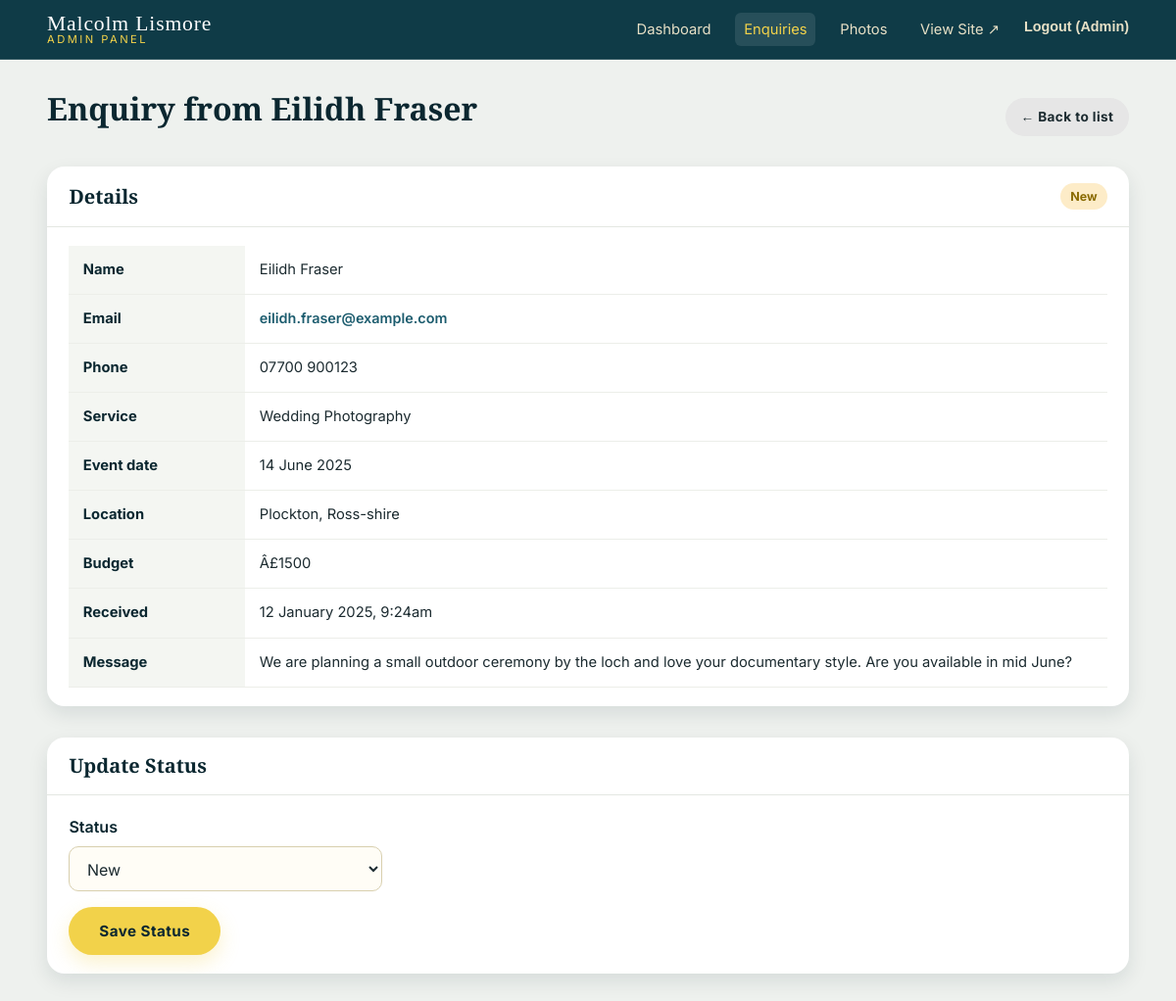
The app's page /admin/enquiry-view.php?id=1 (signed in) with its own data.
### tables this page shows
CREATE TABLE IF NOT EXISTS enquiries (
  enquiry_id    INT AUTO_INCREMENT PRIMARY KEY,
  name          VARCHAR(100)    NOT NULL,
  email         VARCHAR(150)    NOT NULL,
  phone         VARCHAR(40)     NULL,
  service_type  VARCHAR(100)    NULL,
  event_date    DATE            NULL,
  location      VARCHAR(150)    NULL,
  budget        VARCHAR(60)     NULL,
  message       TEXT            NOT NULL,
  status        ENUM('new','contacted','booked','closed')
                                NOT NULL DEFAULT 'new',
  created_at    TIMESTAMP       NOT NULL DEFAULT CURRENT_TIMESTAMP,
  INDEX idx_enquiries_status  (status),
  INDEX idx_enquiries_created (created_at)
);

### includes/db.php (called while the page is built, shortened)
<?php
function db(): PDO
{
    static $pdo = null;
    $dsn = sprintf(
        'mysql:host=%s;port=%s;dbname=%s;charset=%s',
        DB_HOST,
        DB_PORT,
        DB_NAME,
        DB_CHARSET
    );
    $options = [
        PDO::ATTR_ERRMODE            => PDO::ERRMODE_EXCEPTION,
        PDO::ATTR_DEFAULT_FETCH_MODE => PDO::FETCH_ASSOC,
        PDO::ATTR_EMULATE_PREPARES   => false,
    ];
    try {
        $pdo = new PDO($dsn, DB_USER, DB_PASS, $options);
    } catch (PDOException $e) {
        http_response_code(500);
        exit('Sorry, we are experiencing a database connection problem. Please try again later.');
    }
    return $pdo;
}

### includes/functions.php (called while the page is built, shortened)
<?php
require_once __DIR__ . '/db.php';
function e(?string $value): string
{
    return htmlspecialchars((string) $value, ENT_QUOTES | ENT_SUBSTITUTE, 'UTF-8');
}

### admin/enquiry-view.php (the view, shortened to what this page needs)
<?php
require_once __DIR__ . '/../includes/admin-header.php';
$id  = isset($_GET['id']) ? (int) $_GET['id'] : 0;
$stmt = db()->prepare('SELECT * FROM enquiries WHERE enquiry_id = ? LIMIT 1');
$stmt->execute([$id]);
$enquiry = $stmt->fetch();
$validStatuses = ['new', 'contacted', 'booked', 'closed'];
?>
<div class="admin-title">
  <h1 style="color:var(--teal-900);">Enquiry from <?= e($enquiry['name']) ?></h1>
  <a class="btn btn-sm" style="background:#e6e6e6;color:var(--ink);" href="enquiries.php">&larr; Back to list</a>
</div>
<div class="panel">
  <div class="panel-head">
    <h2>Details</h2>
    <span class="status-pill status-<?= e($enquiry['status']) ?>"><?= e($enquiry['status']) ?></span>
  </div>
  <div class="panel-body">
    <table class="data-table">
      <tbody>
        <tr><th style="width:180px;">Name</th><td><?= e($enquiry['name']) ?></td></tr>
        <tr><th>Email</th><td><a class="link-btn" href="mailto:<?= e($enquiry['email']) ?>"><?= e($enquiry['email']) ?></a></td></tr>
        <tr><th>Phone</th><td><?= e((string) ($enquiry['phone'] ?? '—')) ?></td></tr>
        <tr><th>Service</th><td><?= e((string) ($enquiry['service_type'] ?? '—')) ?></td></tr>
        <tr><th>Event date</th><td><?= $enquiry['event_date'] ? e(date('j F Y', strtotime((string) $enquiry['event_date']))) : '—' ?></td></tr>
        <tr><th>Location</th><td><?= e((string) ($enquiry['location'] ?? '—')) ?></td></tr>
        <tr><th>Budget</th><td><?= e((string) ($enquiry['budget'] ?? '—')) ?></td></tr>
        <tr><th>Received</th><td><?= e(date('j F Y, g:ia', strtotime((string) $enquiry['created_at']))) ?></td></tr>
        <tr><th>Message</th><td style="white-space:pre-line;"><?= e($enquiry['message']) ?></td></tr>
      </tbody>
    </table>
  </div>
</div>
<div class="panel mt-2">
  <div class="panel-head"><h2>Update Status</h2></div>
  <div class="panel-body">
    <form method="post" action="enquiry-update.php">
      <div class="form-field" style="max-width:320px;">
        <label for="status">Status</label>
        <select id="status" name="status" required>
          <?php foreach ($validStatuses as $s): ?>
            <option value="<?= e($s) ?>" <?= $enquiry['status'] === $s ? 'selected' : '' ?>><?= ucfirst($s) ?></option>
          <?php endforeach; ?>
        </select>
      </div>
      <button type="submit" class="btn btn-gold" style="margin-top:1rem;">Save Status</button>
    </form>
  </div>
</div>
<?php require __DIR__ . '/../includes/admin-footer.php'; ?>

### assets/css/style.css (style rules this page uses)
:root { --teal-900: #0b2730; --teal-800: #0f3b47; --teal-700: #14485a; --teal-600: #1c5c6e; --teal-500: #2a7385; --ivory: #f6f1e3; --sand: #e7e0c6; --sand-dark: #d8cfae; --gold: #f2d24a; --gold-dark: #d9b61f; --ink: #1c2b30; --muted: #5b6b70; --white: #ffffff; --line: rgba(255, 255, 255, 0.14); --shadow: 0 18px 45px rgba(11, 39, 48, 0.28); --radius: 18px; --maxw: 1200px; --font-head: "Playfair Display", Georgia, "Times New Roman", serif; --font-body: "Inter", "Segoe UI", Arial, Helvetica, sans-serif; }
* { box-sizing: border-box; }
html { scroll-behavior: smooth; }
body { margin: 0; font-family: var(--font-body); color: var(--ivory); background: var(--teal-800); line-height: 1.7; font-size: 16px; -webkit-font-smoothing: antialiased; }
a { color: inherit; text-decoration: none; }
h1, h2, h3, h4 { font-family: var(--font-head); font-weight: 700; line-height: 1.15; margin: 0 0 0.5em; color: var(--white); }
.btn { display: inline-block; padding: 0.85em 1.9em; border-radius: 999px; font-weight: 700; letter-spacing: 0.03em; border: 2px solid transparent; cursor: pointer; transition: transform 0.15s ease, background 0.2s ease, color 0.2s ease, box-shadow 0.2s ease; font-family: var(--font-body); font-size: 0.95rem; }
.btn-gold { background: var(--gold); color: var(--teal-900); box-shadow: 0 8px 20px rgba(242, 210, 74, 0.28); }
.form-field { display: flex; flex-direction: column; }
.form-field label { font-weight: 600; margin-bottom: 0.35rem; color: var(--teal-900); }
.form-field input, .form-field select, .form-field textarea { font-family: var(--font-body); font-size: 1rem; padding: 0.7em 0.85em; border: 1px solid var(--sand-dark); border-radius: 10px; background: #fffdf6; color: var(--ink); transition: border-color 0.2s ease, box-shadow 0.2s ease; }
.mt-2 { margin-top: 2rem; }
.admin-body { background: #eef1ee; color: var(--ink); min-height: 100vh; }
.admin-title { display: flex; align-items: center; justify-content: space-between; flex-wrap: wrap; gap: 1rem; margin-bottom: 1.5rem; }
.panel { background: var(--white); border-radius: var(--radius); box-shadow: 0 8px 20px rgba(11, 39, 48, 0.1); overflow: hidden; }
.panel-head { padding: 1.1rem 1.4rem; border-bottom: 1px solid #e4e7e2; display: flex; justify-content: space-between; align-items: center; flex-wrap: wrap; gap: 0.8rem; }
.panel-head h2 { color: var(--teal-900); font-size: 1.25rem; margin: 0; }
.panel-body { padding: 1.2rem 1.4rem; }
.data-table { width: 100%; border-collapse: collapse; }
.data-table th, .data-table td { padding: 0.75rem 0.9rem; text-align: left; border-bottom: 1px solid #eceee9; font-size: 0.92rem; vertical-align: top; }
.data-table th { background: #f4f6f2; color: var(--teal-900); font-weight: 700; }
.status-pill { display: inline-block; padding: 0.2em 0.8em; border-radius: 999px; font-size: 0.78rem; font-weight: 700; text-transform: capitalize; }
.status-new { background: #fdecc8; color: #8a6a00; }
.link-btn { background: none; border: 0; color: var(--teal-600); cursor: pointer; font-weight: 600; padding: 0; font-size: 0.9rem; }
.btn-sm { padding: 0.45em 1em; font-size: 0.85rem; }

### records on screen
enquiries: name "Eilidh Fraser", status "New", email "eilidh.fraser@example.com", phone "07700 900123", service_type "Wedding Photography", event_date "14 June 2025", location "Plockton, Ross-shire", budget "Â£1500", created_at "12 January 2025, 9:24am", message "We are planning a small outdoor ceremony by the loch and love your documentary style. Are you available in mid June?"

### other values on screen
$adminUsername "Admin"
